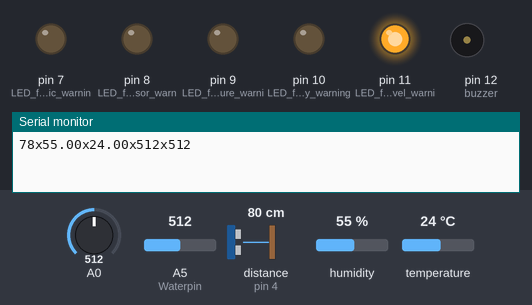
Bench run of a sketch on a simulated Arduino Uno, built with avr-gcc and run on an emulated ATmega328P. On the bench: output pins drawn as LEDs (lit = HIGH), buzzer (waves = sounding), the last lines printed to the serial monitor. Wiring (inferred from the names in the program): ultrasonic range finder: trigger pin 3; echo pin 4. The test bench sets the inputs (shaded band); at power-on: temperature 24 °C, distance to the obstacle (sensor on pin 4) 80 cm, A0 = 512, A5 (Waterpin) = 512, humidity 55 %. The echo pulse lasts 58.3 µs per cm; pins used as bus, display or sensor lines are not drawn.

Above: at 8.8 s.
8.9 s: temperature set to 29.4 °C
At 10.6 s:
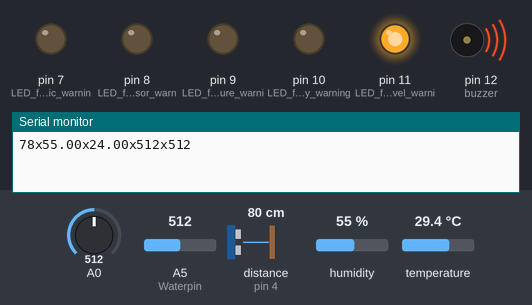
16.9 s: temperature set to 30.6 °C
At 23.1 s:
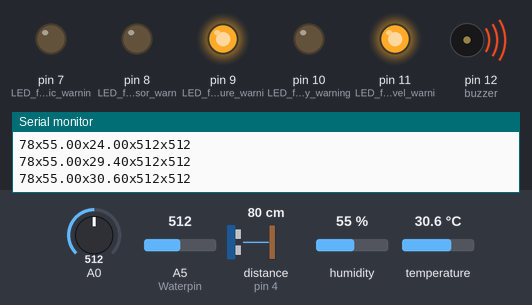
30.9 s: distance to the obstacle (sensor on pin 4) set to 12 cm
38.9 s: distance to the obstacle (sensor on pin 4) set to 9 cm
At 43.4 s:
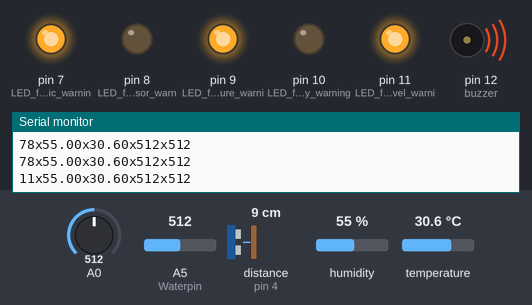
51.5 s: A0 set to 787
59.5 s: A0 set to 806
At 65.8 s:
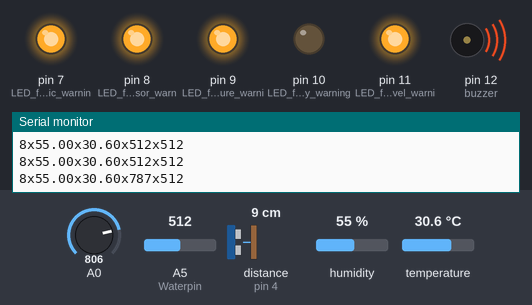
Timing chart, 0 to 74.5 s (numbered marks = the images above; inputs shaded):
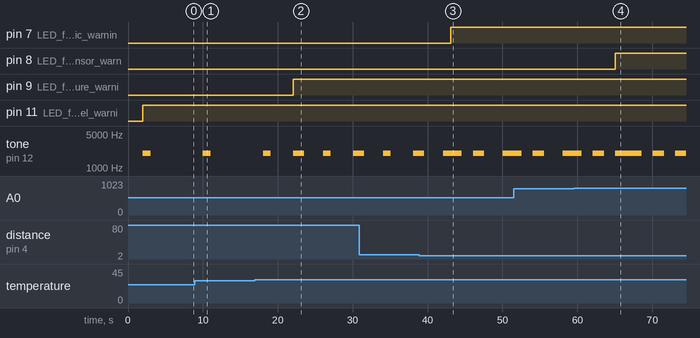

Measured:
- the behaviour switches between 30 and 30.1 °C on temperature (found by bisection; images 1 and 2)
- the behaviour switches between 11 and 10 cm on distance to the obstacle (sensor on pin 4) (found by bisection; images 2 and 3)
- the behaviour switches between 799 and 800 on A0 (found by bisection; images 3 and 4)
- after the input at 16.9 s, pin 9 (LED_for_temperature_warni): LOW → HIGH after 5.1 s
- after the input at 38.9 s, pin 7 (LED_for_ultrasonic_warnin): LOW → HIGH after 4.2 s
- after the input at 59.5 s, pin 8 (LED_for_light_sensor_warn): LOW → HIGH after 5.6 s
- by itself, tone on pin 12 (buzzer): plays 2000 Hz for 1.5 s, 2000 Hz for 3.5 s, 2000 Hz for 1.5 s, 2000 Hz for 1.4 s

The sketch:

SensorMonitoringSystem.ino
```cpp
// Sensor Monitoring System for Arduino

// --- Sensor Pin Definitions ---
int WaterLevel = 0;   // Variable to hold the water level sensor reading
int Waterpin = A5;    // Analog pin for the water level sensor

const int trigPin = 3;  // Digital pin for the ultrasonic sensor (Trig)
const int echoPin = 4;  // Digital pin for the ultrasonic sensor (Echo)
long duration;          // Variable to store ultrasonic pulse duration
int distance;           // Variable to store calculated distance in cm

#include "DHT.h"      // Include the DHT sensor library (for temperature and humidity)
DHT dht;                // Create a DHT object

int buzzer = 12;      // Digital pin for the buzzer

// --- LED Warning Indicators ---
// (Pins 7, 8, 9, 10, 11 are used for various warnings)
// Pin 7: Ultrasonic (distance) warning
// Pin 8: Light sensor (darkness) warning
// Pin 9: Temperature warning
// Pin 10: Humidity warning
// Pin 11: Water level warning

void setup() {
  Serial.begin(9600); // Initialize serial communication at 9600 baud rate

  // Ultrasonic sensor pin modes
  pinMode(trigPin, OUTPUT); // Sets the trigPin as an Output
  pinMode(echoPin, INPUT);  // Sets the echoPin as an Input

  // DHT sensor setup (specify data pin)
  dht.setup(6);             // Set pin 6 for DHT sensor data communication

  // Buzzer and LED pin modes
  pinMode(buzzer, OUTPUT);
  pinMode(7, OUTPUT);   // LED for ultrasonic warning
  pinMode(8, OUTPUT);   // LED for light sensor warning
  pinMode(9, OUTPUT);   // LED for temperature warning
  pinMode(10, OUTPUT);  // LED for humidity warning
  pinMode(11, OUTPUT);  // LED for water level warning
}

void loop() {
  // --- Light Sensor Reading (Analog Pin A0) ---
  int analogValue = analogRead(A0); // Reads the input on analog pin A0 (value between 0 and 1023)
  delay(1000); // Delay to stabilize readings and prevent noise

  // Check light conditions and trigger warning if dark
  if (analogValue < 100) {
    // Serial.println(" - Very bright"); // Uncomment for serial debug
    noTone(buzzer);
    digitalWrite(8, LOW); // Turn off light warning LED
  } else if (analogValue < 200) {
    // Serial.println(" - Bright");
    noTone(buzzer);
    digitalWrite(8, LOW);
  } else if (analogValue < 500) {
    // Serial.println(" - Light");
    noTone(buzzer);
    digitalWrite(8, LOW);
  } else if (analogValue < 800) {
    // Serial.println(" - Dim");
    noTone(buzzer);
    digitalWrite(8, LOW);
  } else {
    // Serial.println(" - Dark");
    tone(buzzer, 2000, 1500); // Play a tone (2000Hz for 1.5s)
    digitalWrite(8, HIGH);    // Turn on light warning LED
  }
  delay(1000); // Short delay after light sensor processing

  // --- Water Level Sensor Reading (Analog Pin A5) ---
  WaterLevel = analogRead(Waterpin); // Read data from analog pin and store it to WaterLevel variable

  // Check water level and trigger warning if detected
  if (WaterLevel < 100) {
    // Serial.println("water not detected"); // Uncomment for serial debug
    noTone(buzzer);
    digitalWrite(11, LOW); // Turn off water level warning LED
  } else {
    // Serial.println("water detected");
    tone(buzzer, 2000, 2000); // Play a tone (2000Hz for 2s)
    digitalWrite(11, HIGH);   // Turn on water level warning LED
  }
  delay(1000); // Short delay after water level sensor processing

  // --- Ultrasonic Sensor Reading (Distance Measurement) ---
  // Clears the trigPin by setting it LOW
  digitalWrite(trigPin, LOW);
  delayMicroseconds(2);
  // Sets the trigPin on HIGH state for 10 micro seconds
  digitalWrite(trigPin, HIGH);
  delayMicroseconds(10);
  digitalWrite(trigPin, LOW);

  // Reads the echoPin, returns the sound wave travel time in microseconds
  duration = pulseIn(echoPin, HIGH);
  // Calculating the distance (speed of sound ~0.034 cm/us)
  distance = duration * 0.034 / 2;

  // Serial.print("Distance: "); // Uncomment for serial debug
  // Serial.print(distance);
  // Serial.println(" cm");

  // Check distance and trigger warning if too close (e.g., < 10cm)
  if (distance < 10) {
    tone(buzzer, 2000, 1500); // Play a tone (2000Hz for 1.5s)
    digitalWrite(7, HIGH);    // Turn on ultrasonic warning LED
  } else {
    noTone(buzzer);
    digitalWrite(7, LOW);     // Turn off ultrasonic warning LED
  }
  delay(1000); // Short delay after ultrasonic sensor processing

  // --- Temperature & Humidity Sensor Reading (DHT) ---
  delay(dht.getMinimumSamplingPeriod()); // Delay for DHT sensor stability
  float humidity = dht.getHumidity();    // Get humidity value
  float temperature = dht.getTemperature(); // Get temperature value

  // Uncomment the following lines for serial debug of DHT readings
  // Serial.println();
  // Serial.println("Status\tHumidity (%)\tTemperature (C)\t(F)");
  // Serial.print(dht.getStatusString());
  // Serial.print("\t");
  // Serial.print(humidity, 1);
  // Serial.print("\t\t");
  // Serial.print(temperature, 1);
  // Serial.print("\t\t");
  // Serial.println(dht.toFahrenheit(temperature), 1);

  // Check humidity and trigger warning if out of range (e.g., <40% or >70%)
  if (humidity > 70 || humidity < 40) {
    tone(buzzer, 2000, 1500); // Play a tone (2000Hz for 1.5s)
    digitalWrite(10, HIGH);   // Turn on humidity warning LED
  } else {
    noTone(buzzer);
    digitalWrite(10, LOW);    // Turn off humidity warning LED
  }

  // Check temperature and trigger warning if out of range (e.g., <10C or >30C)
  if (temperature > 30 || temperature < 10) {
    tone(buzzer, 2000, 1500); // Play a tone (2000Hz for 1.5s)
    digitalWrite(9, HIGH);    // Turn on temperature warning LED
  } else {
    noTone(buzzer);
    digitalWrite(9, LOW);     // Turn off temperature warning LED
  }

  // --- Print all sensor values to Serial Monitor (delimited by 'x') ---
  // This format is useful for sending data to a serial plotter or other applications
  Serial.print(distance);
  Serial.print('x');
  Serial.print(humidity);
  Serial.print('x');
  Serial.print(temperature);
  Serial.print('x');
  Serial.print(analogValue);
  Serial.print('x');
  Serial.println(WaterLevel); // Use println for the last value to ensure a new line

  delay(2000); // Overall delay before the next loop iteration
}
```
